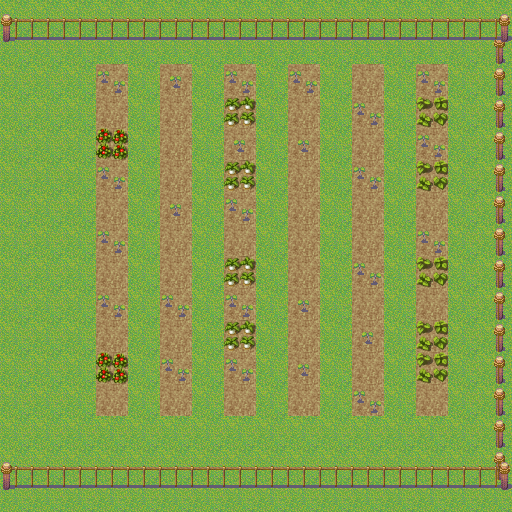

This game map was drawn from its Tiled (.tmx) file and the tilesets committed beside it. A one-line description and the full map source follow:
An orthogonal 16x16 tile map with 32x32 px tiles, 4 tile layers (floor, wall, obj, cover), 3 tilesets.

<map version="1.0" orientation="orthogonal" renderorder="right-down" width="16" height="16" tilewidth="32" tileheight="32" nextobjectid="1">
 <tileset firstgid="1" name="Old" tilewidth="32" tileheight="32" tilecount="1736" columns="8">
  <image source="Old.png" width="256" height="6963" />
 </tileset>
 <tileset firstgid="1737" name="Old_1" tilewidth="32" tileheight="32" tilecount="1744" columns="8">
  <image source="Old_1.png" width="256" height="7000" />
 </tileset>
 <tileset firstgid="3481" name="Outside_B" tilewidth="32" tileheight="32" tilecount="256" columns="16">
  <image source="../Graphics/Tilesets/Outside_B.png" width="512" height="512" />
 </tileset>
 <layer name="floor" width="16" height="16">
  <data encoding="csv">
641,641,641,641,641,641,641,641,641,641,641,641,641,641,641,641,
641,641,641,641,641,641,641,641,641,641,641,641,641,641,641,641,
641,641,641,641,641,641,641,641,641,641,641,641,641,641,641,641,
641,641,641,641,641,641,641,641,641,641,641,641,641,641,641,641,
641,641,641,641,641,641,641,641,641,641,641,641,641,641,641,641,
641,641,641,641,641,641,641,641,641,641,641,641,641,641,641,641,
641,641,641,641,641,641,641,641,641,641,641,641,641,641,641,641,
641,641,641,641,641,641,641,641,641,641,641,641,641,641,641,641,
641,641,641,641,641,641,641,641,641,641,641,641,641,641,641,641,
641,641,641,641,641,641,641,641,641,641,641,641,641,641,641,641,
641,641,641,641,641,641,641,641,641,641,641,641,641,641,641,641,
641,641,641,641,641,641,641,641,641,641,641,641,641,641,641,641,
641,641,641,641,641,641,641,641,641,641,641,641,641,641,641,641,
641,641,641,641,641,641,641,641,641,641,641,641,641,641,641,641,
641,641,641,641,641,641,641,641,641,641,641,641,641,641,641,641,
641,641,641,641,641,641,641,641,641,641,641,641,641,641,641,641
</data>
 </layer>
 <layer name="wall" width="16" height="16">
  <data encoding="csv">
0,0,0,0,0,0,0,0,0,0,0,0,0,0,0,0,
0,0,0,0,0,0,0,0,0,0,0,0,0,0,0,0,
0,0,0,1962,0,1962,0,1962,0,1962,0,1962,0,1962,0,0,
0,0,0,1962,0,1962,0,1962,0,1962,0,1962,0,1962,0,0,
0,0,0,1962,0,1962,0,1962,0,1962,0,1962,0,1962,0,0,
0,0,0,1962,0,1962,0,1962,0,1962,0,1962,0,1962,0,0,
0,0,0,1962,0,1962,0,1962,0,1962,0,1962,0,1962,0,0,
0,0,0,1962,0,1962,0,1962,0,1962,0,1962,0,1962,0,0,
0,0,0,1962,0,1962,0,1962,0,1962,0,1962,0,1962,0,0,
0,0,0,1962,0,1962,0,1962,0,1962,0,1962,0,1962,0,0,
0,0,0,1962,0,1962,0,1962,0,1962,0,1962,0,1962,0,0,
0,0,0,1962,0,1962,0,1962,0,1962,0,1962,0,1962,0,0,
0,0,0,1962,0,1962,0,1962,0,1962,0,1962,0,1962,0,0,
0,0,0,0,0,0,0,0,0,0,0,0,0,0,0,0,
0,0,0,0,0,0,0,0,0,0,0,0,0,0,0,0,
0,0,0,0,0,0,0,0,0,0,0,0,0,0,0,0
</data>
 </layer>
 <layer name="obj" width="16" height="16">
  <data encoding="csv">
0,0,0,0,0,0,0,0,0,0,0,0,0,0,0,0,
0,0,0,0,0,0,0,0,0,0,0,0,0,0,0,980,
0,0,0,662,0,661,0,662,0,662,0,0,0,662,0,980,
0,0,0,0,0,0,0,3694,0,0,0,662,0,3695,0,980,
0,0,0,3693,0,0,0,661,0,661,0,0,0,662,0,980,
0,0,0,662,0,0,0,3694,0,0,0,662,0,3695,0,980,
0,0,0,0,0,661,0,662,0,0,0,0,0,0,0,980,
0,0,0,662,0,0,0,0,0,0,0,0,0,662,0,980,
0,0,0,0,0,0,0,3694,0,0,0,662,0,3695,0,980,
0,0,0,662,0,662,0,662,0,661,0,0,0,0,0,980,
0,0,0,0,0,0,0,3694,0,0,0,661,0,3695,0,980,
0,0,0,3693,0,662,0,662,0,661,0,0,0,3695,0,980,
0,0,0,0,0,0,0,0,0,0,0,662,0,0,0,980,
0,0,0,0,0,0,0,0,0,0,0,0,0,0,0,980,
0,0,0,0,0,0,0,0,0,0,0,0,0,0,0,980,
0,0,0,0,0,0,0,0,0,0,0,0,0,0,0,0
</data>
 </layer>
 <layer name="cover" width="16" height="16">
  <data encoding="csv">
964,965,965,965,965,965,965,965,965,965,965,965,965,965,965,966,
972,973,973,973,973,973,973,973,973,973,973,973,973,973,973,974,
0,0,0,0,0,0,0,0,0,0,0,0,0,0,0,0,
0,0,0,0,0,0,0,0,0,0,0,0,0,0,0,0,
0,0,0,0,0,0,0,0,0,0,0,0,0,0,0,0,
0,0,0,0,0,0,0,0,0,0,0,0,0,0,0,0,
0,0,0,0,0,0,0,0,0,0,0,0,0,0,0,0,
0,0,0,0,0,0,0,0,0,0,0,0,0,0,0,0,
0,0,0,0,0,0,0,0,0,0,0,0,0,0,0,0,
0,0,0,0,0,0,0,0,0,0,0,0,0,0,0,0,
0,0,0,0,0,0,0,0,0,0,0,0,0,0,0,0,
0,0,0,0,0,0,0,0,0,0,0,0,0,0,0,0,
0,0,0,0,0,0,0,0,0,0,0,0,0,0,0,0,
0,0,0,0,0,0,0,0,0,0,0,0,0,0,0,0,
964,965,965,965,965,965,965,965,965,965,965,965,965,965,965,966,
972,973,973,973,973,973,973,973,973,973,973,973,973,973,973,974
</data>
 </layer>
</map>
